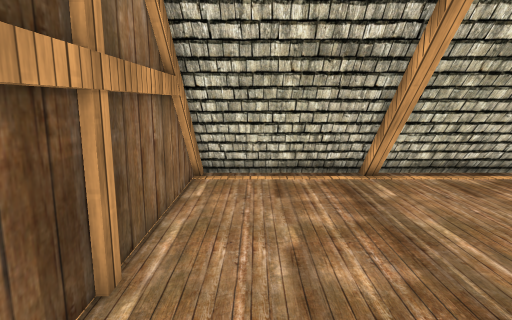
view 1 (above)

14 first-person views from a walk through a Unity game level. The camera is 1.5 m above the floor, tilts 10° down and sees 75° across. The floor is counted in squares, 0.5 m on a side. Each view is taken from the middle of a square. On the plan, view 1 faces up. The plan holds only what a view shows up to about 20 squares ahead; the rest is blank. The place goes on beyond the plan. Some surface patterns are stand-ins.

view 2
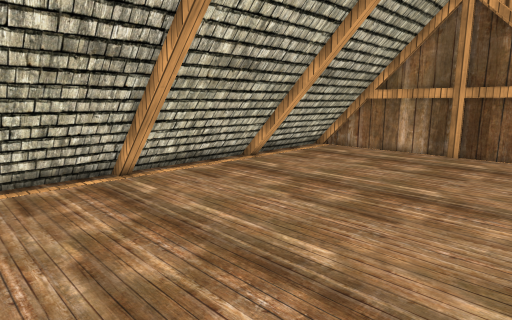

view 3
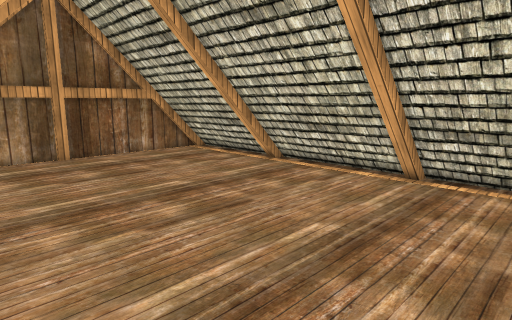

view 4
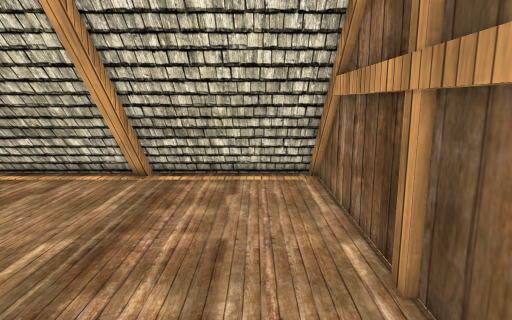

view 5
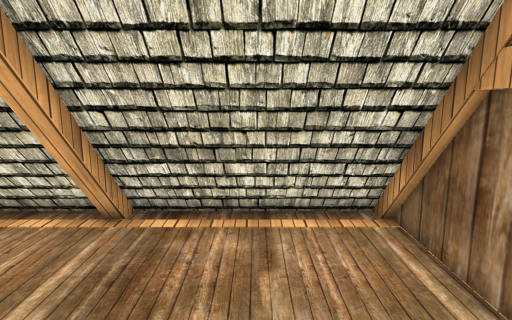

view 6
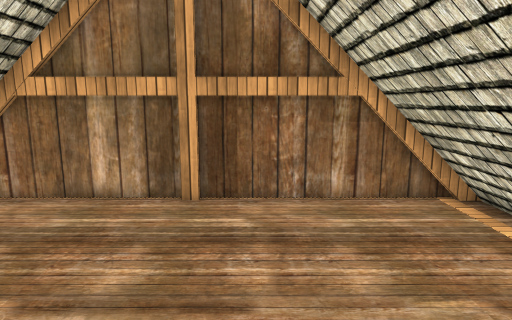

view 7
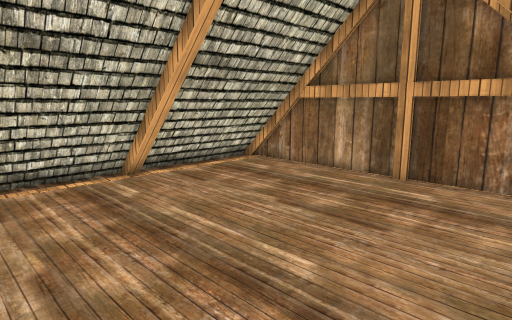

view 8
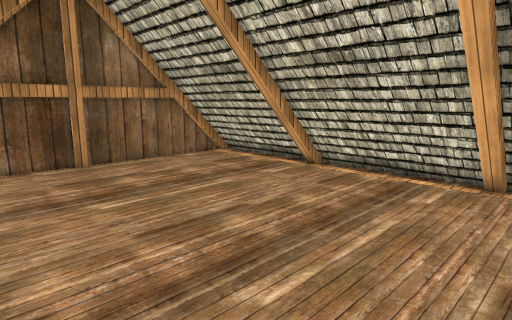

view 9
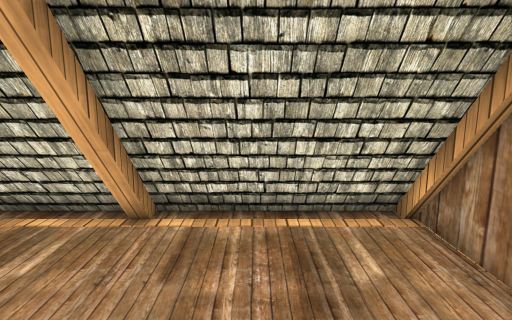

view 10
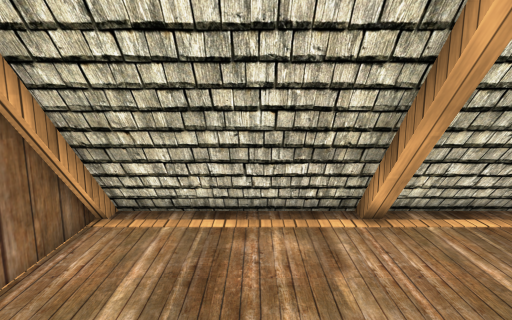

view 11
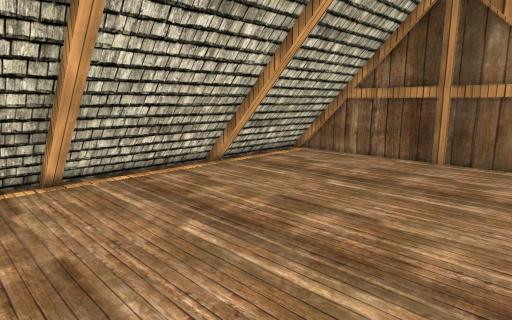

view 12
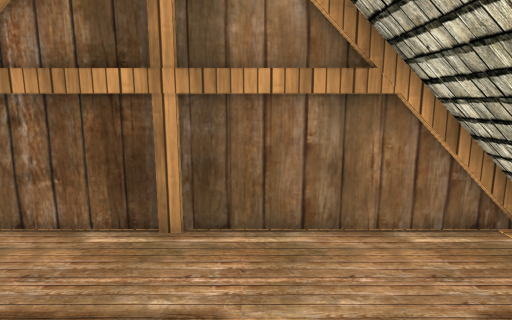

view 13
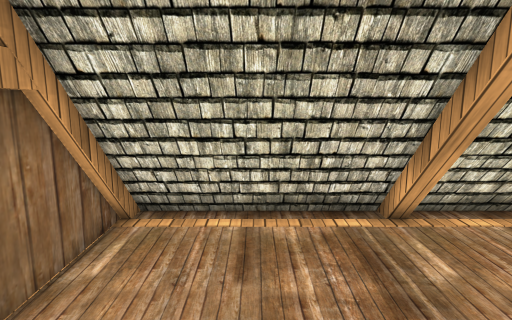

view 14
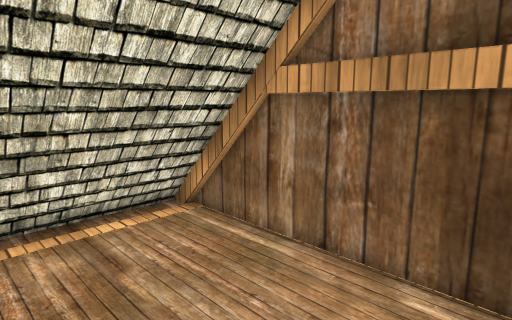

### Floor plan
Key: @ floor where view 1 was taken; # wall or solid block; . floor; ^ raised ledge.
Columns run from 3 left of view 1 to 19 right of it. Each row starts with its distance up from view 1.
 13 ^^^^^^^^^^^^^^^^^^^^^^^
 12 ^^     ^^      ^      ^
 11 ^^^^^^^^^^^^^^^^^^^^^^^
 10 ##.....##......#......#
  9 ##....................#
  8  #....................#
  7  #....................#
  6  #....................#
  5  #....................#
  4  #....................#
  3  #....................#
  2  #....................#
  1 ##....................#
  0 ##.@...##......#......#
 -1 ^^^^^^^^^^^^^^^^^^^^^^^
 -2 ^^     ^^      ^      ^
 -3 ^^^^^^^^^^^^^^^^^^^^^^^

Where each view was taken, in squares from view 1:
view 1: 0 up, 0 right, facing up
view 2: 0 up, 1 left, facing up-right
view 3: 10 up, 0 right, facing down-right
view 4: 10 up, 0 right, facing down
view 5: 5 up, 1 right, facing down
view 6: 3 up, 9 right, facing right
view 7: 0 up, 6 right, facing up-right
view 8: 0 up, 14 right, facing up-left
view 9: 5 up, 15 right, facing up
view 10: 5 up, 15 right, facing down
view 11: 10 up, 15 right, facing down-left
view 12: 7 up, 5 right, facing left
view 13: 5 up, 1 right, facing up
view 14: 5 up, 3 right, facing down-left
